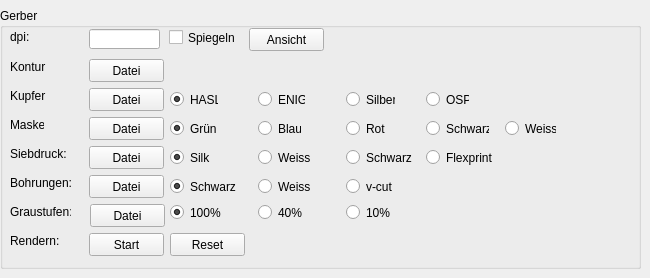
    <widget class="QWidget" name="tabGerberRendern">
     <attribute name="title">
      <string>Render</string>
     </attribute>
     <widget class="QGroupBox" name="grpGerberRender">
      <property name="geometry">
       <rect>
        <x>0</x>
        <y>8</y>
        <width>641</width>
        <height>261</height>
       </rect>
      </property>
      <property name="title">
       <string>Gerber</string>
      </property>
      <widget class="QRadioButton" name="rdbMaskWhite">
       <property name="geometry">
        <rect>
         <x>505</x>
         <y>112</y>
         <width>51</width>
         <height>17</height>
        </rect>
       </property>
       <property name="text">
        <string>Weiss</string>
       </property>
       <attribute name="buttonGroup">
        <string notr="true">maskGroup</string>
       </attribute>
      </widget>
      <widget class="QPushButton" name="btnOutline">
       <property name="geometry">
        <rect>
         <x>89</x>
         <y>51</y>
         <width>75</width>
         <height>23</height>
        </rect>
       </property>
       <property name="text">
        <string>Datei</string>
       </property>
      </widget>
      <widget class="QRadioButton" name="rdbMaskBlue">
       <property name="geometry">
        <rect>
         <x>258</x>
         <y>112</y>
         <width>43</width>
         <height>17</height>
        </rect>
       </property>
       <property name="text">
        <string>Blau</string>
       </property>
       <attribute name="buttonGroup">
        <string notr="true">maskGroup</string>
       </attribute>
      </widget>
      <widget class="QRadioButton" name="rdbMaskGreen">
       <property name="geometry">
        <rect>
         <x>170</x>
         <y>112</y>
         <width>46</width>
         <height>17</height>
        </rect>
       </property>
       <property name="text">
        <string>Grün</string>
       </property>
       <property name="checked">
        <bool>true</bool>
       </property>
       <attribute name="buttonGroup">
        <string notr="true">maskGroup</string>
       </attribute>
      </widget>
      <widget class="QLabel" name="lblOutline">
       <property name="geometry">
        <rect>
         <x>10</x>
         <y>51</y>
         <width>36</width>
         <height>16</height>
        </rect>
       </property>
       <property name="text">
        <string>Kontur:</string>
       </property>
      </widget>
      <widget class="QPushButton" name="btnViewWindow">
       <property name="geometry">
        <rect>
         <x>249</x>
         <y>20</y>
         <width>75</width>
         <height>23</height>
        </rect>
       </property>
       <property name="text">
        <string>Ansicht</string>
       </property>
      </widget>
      <widget class="QRadioButton" name="rdbENIG">
       <property name="geometry">
        <rect>
         <x>258</x>
         <y>83</y>
         <width>47</width>
         <height>17</height>
        </rect>
       </property>
       <property name="text">
        <string>ENIG</string>
       </property>
       <attribute name="buttonGroup">
        <string notr="true">copperGroup</string>
       </attribute>
      </widget>
      <widget class="QPushButton" name="btnCopper">
       <property name="geometry">
        <rect>
         <x>89</x>
         <y>80</y>
         <width>75</width>
         <height>23</height>
        </rect>
       </property>
       <property name="text">
        <string>Datei</string>
       </property>
      </widget>
      <widget class="QLabel" name="lblDrill">
       <property name="geometry">
        <rect>
         <x>10</x>
         <y>167</y>
         <width>61</width>
         <height>16</height>
        </rect>
       </property>
       <property name="text">
        <string>Bohrungen:</string>
       </property>
      </widget>
      <widget class="QLabel" name="lblSilk">
       <property name="geometry">
        <rect>
         <x>10</x>
         <y>138</y>
         <width>61</width>
         <height>16</height>
        </rect>
       </property>
       <property name="text">
        <string>Siebdruck:</string>
       </property>
      </widget>
      <widget class="QLabel" name="lblStartRendering">
       <property name="geometry">
        <rect>
         <x>10</x>
         <y>225</y>
         <width>51</width>
         <height>16</height>
        </rect>
       </property>
       <property name="text">
        <string>Rendern:</string>
       </property>
      </widget>
      <widget class="QLabel" name="lblMask">
       <property name="geometry">
        <rect>
         <x>10</x>
         <y>109</y>
         <width>34</width>
         <height>16</height>
        </rect>
       </property>
       <property name="text">
        <string>Maske:</string>
       </property>
      </widget>
      <widget class="QRadioButton" name="rdbSilver">
       <property name="geometry">
        <rect>
         <x>346</x>
         <y>83</y>
         <width>49</width>
         <height>17</height>
        </rect>
       </property>
       <property name="text">
        <string>Silber</string>
       </property>
       <attribute name="buttonGroup">
        <string notr="true">copperGroup</string>
       </attribute>
      </widget>
      <widget class="QRadioButton" name="rdbDrillBlack">
       <property name="geometry">
        <rect>
         <x>170</x>
         <y>170</y>
         <width>82</width>
         <height>17</height>
        </rect>
       </property>
       <property name="text">
        <string>Schwarz</string>
       </property>
       <property name="checked">
        <bool>true</bool>
       </property>
       <attribute name="buttonGroup">
        <string notr="true">drillGroup</string>
       </attribute>
      </widget>
      <widget class="QRadioButton" name="rdbDrillWhite">
       <property name="geometry">
        <rect>
         <x>258</x>
         <y>170</y>
         <width>82</width>
         <height>17</height>
        </rect>
       </property>
       <property name="text">
        <string>Weiss</string>
       </property>
       <attribute name="buttonGroup">
        <string notr="true">drillGroup</string>
       </attribute>
      </widget>
      <widget class="QRadioButton" name="rdbSilkBlack">
       <property name="geometry">
        <rect>
         <x>346</x>
         <y>141</y>
         <width>82</width>
         <height>17</height>
        </rect>
       </property>
       <property name="text">
        <string>Schwarz</string>
       </property>
       <attribute name="buttonGroup">
        <string notr="true">silkGroup</string>
       </attribute>
      </widget>
      <widget class="QRadioButton" name="rdbSilk">
       <property name="geometry">
        <rect>
         <x>170</x>
         <y>141</y>
         <width>82</width>
         <height>17</height>
        </rect>
       </property>
       <property name="text">
        <string>Silk</string>
       </property>
       <property name="checked">
        <bool>true</bool>
       </property>
       <attribute name="buttonGroup">
        <string notr="true">silkGroup</string>
       </attribute>
      </widget>
      <widget class="QCheckBox" name="chbMirror">
       <property name="geometry">
        <rect>
         <x>169</x>
         <y>21</y>
         <width>70</width>
         <height>17</height>
        </rect>
       </property>
       <property name="text">
        <string>Spiegeln</string>
       </property>
      </widget>
      <widget class="QRadioButton" name="rdbOSP">
       <property name="geometry">
        <rect>
         <x>426</x>
         <y>83</y>
         <width>43</width>
         <height>17</height>
        </rect>
       </property>
       <property name="text">
        <string>OSP</string>
       </property>
       <attribute name="buttonGroup">
        <string notr="true">copperGroup</string>
       </attribute>
      </widget>
      <widget class="QPushButton" name="btnMask">
       <property name="geometry">
        <rect>
         <x>89</x>
         <y>109</y>
         <width>75</width>
         <height>23</height>
        </rect>
       </property>
       <property name="text">
        <string>Datei</string>
       </property>
      </widget>
      <widget class="QPushButton" name="btnStartRendering">
       <property name="geometry">
        <rect>
         <x>89</x>
         <y>225</y>
         <width>75</width>
         <height>23</height>
        </rect>
       </property>
       <property name="text">
        <string>Start</string>
       </property>
      </widget>
      <widget class="QPushButton" name="btnDrill">
       <property name="geometry">
        <rect>
         <x>89</x>
         <y>167</y>
         <width>75</width>
         <height>23</height>
        </rect>
       </property>
       <property name="text">
        <string>Datei</string>
       </property>
      </widget>
      <widget class="QRadioButton" name="rdbSilkWhite">
       <property name="geometry">
        <rect>
         <x>258</x>
         <y>141</y>
         <width>82</width>
         <height>17</height>
        </rect>
       </property>
       <property name="text">
        <string>Weiss</string>
       </property>
       <attribute name="buttonGroup">
        <string notr="true">silkGroup</string>
       </attribute>
      </widget>
      <widget class="QRadioButton" name="rdbMaskRed">
       <property name="geometry">
        <rect>
         <x>346</x>
         <y>112</y>
         <width>40</width>
         <height>17</height>
        </rect>
       </property>
       <property name="text">
        <string>Rot</string>
       </property>
       <attribute name="buttonGroup">
        <string notr="true">maskGroup</string>
       </attribute>
      </widget>
      <widget class="QLabel" name="lblPqm">
       <property name="geometry">
        <rect>
         <x>10</x>
         <y>21</y>
         <width>64</width>
         <height>16</height>
        </rect>
       </property>
       <property name="text">
        <string>dpi:</string>
       </property>
      </widget>
      <widget class="QRadioButton" name="rdbMaskBlack">
       <property name="geometry">
        <rect>
         <x>426</x>
         <y>112</y>
         <width>63</width>
         <height>17</height>
        </rect>
       </property>
       <property name="text">
        <string>Schwarz</string>
       </property>
       <attribute name="buttonGroup">
        <string notr="true">maskGroup</string>
       </attribute>
      </widget>
      <widget class="QPushButton" name="btnSilk">
       <property name="geometry">
        <rect>
         <x>89</x>
         <y>138</y>
         <width>75</width>
         <height>23</height>
        </rect>
       </property>
       <property name="text">
        <string>Datei</string>
       </property>
      </widget>
      <widget class="QRadioButton" name="rdbHASL">
       <property name="geometry">
        <rect>
         <x>170</x>
         <y>83</y>
         <width>48</width>
         <height>17</height>
        </rect>
       </property>
       <property name="text">
        <string>HASL</string>
       </property>
       <property name="checked">
        <bool>true</bool>
       </property>
       <attribute name="buttonGroup">
        <string notr="true">copperGroup</string>
       </attribute>
      </widget>
      <widget class="QLineEdit" name="entPqm">
       <property name="geometry">
        <rect>
         <x>89</x>
         <y>21</y>
         <width>71</width>
         <height>20</height>
        </rect>
       </property>
      </widget>
      <widget class="QLabel" name="lblCopper">
       <property name="geometry">
        <rect>
         <x>10</x>
         <y>80</y>
         <width>36</width>
         <height>16</height>
        </rect>
       </property>
       <property name="text">
        <string>Kupfer:</string>
       </property>
      </widget>
      <widget class="QPushButton" name="btnViewClear">
       <property name="geometry">
        <rect>
         <x>170</x>
         <y>225</y>
         <width>75</width>
         <height>23</height>
        </rect>
       </property>
       <property name="text">
        <string>Reset</string>
       </property>
      </widget>
      <widget class="QRadioButton" name="rdbFlex">
       <property name="geometry">
        <rect>
         <x>426</x>
         <y>141</y>
         <width>71</width>
         <height>17</height>
        </rect>
       </property>
       <property name="text">
        <string>Flexprint</string>
       </property>
       <attribute name="buttonGroup">
        <string notr="true">silkGroup</string>
       </attribute>
      </widget>
      <widget class="QRadioButton" name="rdbDrillvcut">
       <property name="geometry">
        <rect>
         <x>346</x>
         <y>170</y>
         <width>82</width>
         <height>17</height>
        </rect>
       </property>
       <property name="text">
        <string>v-cut</string>
       </property>
       <attribute name="buttonGroup">
        <string notr="true">drillGroup</string>
       </attribute>
      </widget>
      <widget class="QLabel" name="lblGray">
       <property name="geometry">
        <rect>
         <x>10</x>
         <y>196</y>
         <width>61</width>
         <height>16</height>
        </rect>
       </property>
       <property name="text">
        <string>Graustufen:</string>
       </property>
      </widget>
      <widget class="QPushButton" name="btnGray">
       <property name="geometry">
        <rect>
         <x>90</x>
         <y>196</y>
         <width>75</width>
         <height>23</height>
        </rect>
       </property>
       <property name="text">
        <string>Datei</string>
       </property>
      </widget>
      <widget class="QRadioButton" name="rdbGrayBlack">
       <property name="enabled">
        <bool>true</bool>
       </property>
       <property name="geometry">
        <rect>
         <x>170</x>
         <y>196</y>
         <width>82</width>
         <height>17</height>
        </rect>
       </property>
       <property name="text">
        <string>100%</string>
       </property>
       <property name="checked">
        <bool>true</bool>
       </property>
       <attribute name="buttonGroup">
        <string notr="true">buttonGroup</string>
       </attribute>
      </widget>
      <widget class="QRadioButton" name="rdbGray40">
       <property name="geometry">
        <rect>
         <x>258</x>
         <y>196</y>
         <width>82</width>
         <height>17</height>
        </rect>
       </property>
       <property name="text">
        <string>40%</string>
       </property>
       <property name="checked">
        <bool>false</bool>
       </property>
       <attribute name="buttonGroup">
        <string notr="true">buttonGroup</string>
       </attribute>
      </widget>
      <widget class="QRadioButton" name="rdbGray10">
       <property name="geometry">
        <rect>
         <x>346</x>
         <y>196</y>
         <width>82</width>
         <height>17</height>
        </rect>
       </property>
       <property name="text">
        <string>10%</string>
       </property>
       <property name="checked">
        <bool>false</bool>
       </property>
       <attribute name="buttonGroup">
        <string notr="true">buttonGroup</string>
       </attribute>
      </widget>
     </widget>
    </widget>
